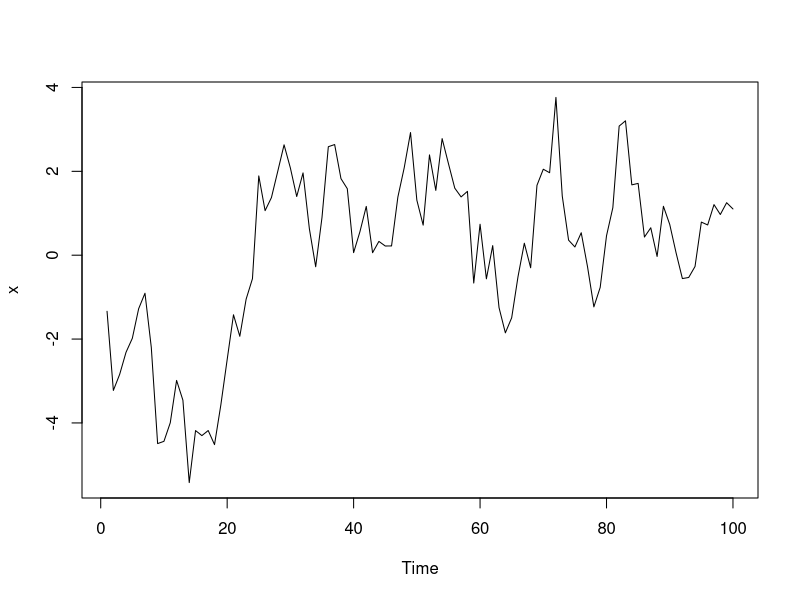

Reproduce this figure in R. (Note: this script raises an error after producing the figure.)
# Exercise
# Fitting an AR(1) model
# Recall that you use the ACF and PACF pair to help identify the orders  and  of an ARMA model. The following table is a summary of the results:
#   
#         AR()	        MA()	        ARMA()
# ACF	  Tails off      Cuts off
#                     after lag 	  Tails off
# PACF	Cuts off
#       after lag   	Tails off	    Tails off
# In this exercise, you will generate data from the AR(1) model,

#   X(t) = 0.9X(t-1) + W(t)

# look at the simulated data and the sample ACF and PACF pair to determine the order. Then, you will fit the model and compare the estimated parameters to the true parameters.
# 
# Throughout this course, you will be using sarima() from the astsa package to easily fit models to data. The command produces a residual diagnostic graphic that can be ignored until diagnostics is discussed later in the chapter.
# 
# Instructions
# 100 XP
# The package astsa is preloaded.
# Use the prewritten arima.sim() command to generate 100 observations from an AR(1) model with AR parameter .9. Save this to x.
# Plot the generated data using plot().
# Plot the sample ACF and PACF pairs using the acf2() command from the astsa package.
# Use sarima() from astsa to fit an AR(1) to the previously generated data. Examine the t-table and compare the estimates to the true values. For example, if the time series is in x, to fit an AR(1) to the data, use sarima(x, p = 1, d = 0, q = 0) or simply sarima(x, 1, 0, 0).


# Generate 100 observations from the AR(1) model
x <- arima.sim(model = list(order = c(1, 0, 0), ar = .9), n = 100) 

# Plot the generated data 
plot(x)

# Plot the sample P/ACF pair
acf2(x)

# Fit an AR(1) to the data and examine the t-table
sarima(x, p = 1, d = 0, q = 0)


# Exercise
# Fitting an AR(2) model
# For this exercise, we generated data from the AR(2) model,

# X(t) = 1.5X(t-1) -0.75X(t-2) + W(t)

# using x <- arima.sim(model = list(order = c(2, 0, 0), ar = c(1.5, -.75)), n = 200). Look at the simulated data and the sample ACF and PACF pair to determine the model order. Then fit the model and compare the estimated parameters to the true parameters.
# 
# Instructions
# 100 XP
# The package astsa is preloaded. x contains the 200 AR(2) observations.
# Use plot() to plot the generated data in x.
# Plot the sample ACF and PACF pair using acf2() from the astsa package.
# Use sarima() to fit an AR(2) to the previously generated data in x. Examine the t-table and compare the estimates to the true values.


# astsa is preloaded
x <- arima.sim(model = list(order = c(2, 0, 0), ar = c(1.5, -0.75)), n = 200)
# Plot x
plot(x)

# Plot the sample P/ACF of x
acf2(x)

# Fit an AR(2) to the data and examine the t-table
sarima(x, 2, 0, 0)


# Exercise
# Fitting an MA(1) model
# In this exercise, we generated data from an MA(1) model,

# X(t) = W(t) - 0.8W(t-1)


# x <- arima.sim(model = list(order = c(0, 0, 1), ma = -.8), n = 100). Look at the simulated data and the sample ACF and PACF to determine the order based on the table given in the first exercise. Then fit the model.
# 
# Recall that for pure MA(q) models, the theoretical ACF will cut off at lag q while the PACF will tail off.
# 
# Instructions
# 100 XP
# The package astsa is preloaded. 100 MA(1) observations are available in your workspace as x.
# Use plot() to plot the generated data in x.
# Plot the sample ACF and PACF pairs using acf2() from the astsa package.
# Use sarima() from astsa to fit an MA(1) to the previously generated data. Examine the t-table and compare the estimates to the true values.

# astsa is preloaded
x <- arima.sim(model = list(order = c(0,0,1), ma = 0.8), n = 100)
# Plot x
plot(x)

# Plot the sample P/ACF of x
acf2(x)

# Fit an MA(1) to the data and examine the t-table
sarima(x, 0,0,1)



# Exercise
# Fitting an ARMA model
# You are now ready to merge the AR model and the MA model into the ARMA model. We generated data from the ARMA(2,1) model,

#  X(t) = X(t-1) - 0.9X(t-2) + W(t) +0.8W(t-1)

# x <- arima.sim(model = list(order = c(2, 0, 1), ar = c(1, -.9), ma = .8), n = 250). Look at the simulated data and the sample ACF and PACF pair to determine a possible model.
# 
# Recall that for ARMA() models, both the theoretical ACF and PACF tail off. In this case, the orders are difficult to discern from data and it may not be clear if either the sample ACF or sample PACF is cutting off or tailing off. In this case, you know the actual model orders, so fit an ARMA(2,1) to the generated data. General modeling strategies will be discussed further in the course.
# 
# Instructions
# 100 XP
# The package astsa is preloaded. 250 ARMA(2,1) observations are in x.
# As in the previous exercises, use plot() to plot the generated data in x and use acf2() to view the sample ACF and PACF pairs.
# Use sarima() to fit an ARMA(2,1) to the generated data. Examine the t-table and compare the estimates to the true values.

x <- c(-4.28495665464901,-4.00205880809773,-0.0223715189990314,4.49959398409199,4.53647561195077,0.117567835556764,-3.64130266142861,-2.28010559342194,1.59135757614449,2.47286584392138,-1.04558608881315,-4.25374503609139,-3.90675254740202,0.0970471447411363,3.37000159059609,1.79616178608287,-1.7609234882056,-4.45076577230001,-2.97864718545938,1.87949754264977,5.22755609506253,3.61990752698316,-0.734558887116241,-3.94927036044306,-2.84411953677012,1.45183490179095,2.84595106696976,-1.00812743797591,-4.78098313772067,-4.74800618096486,-0.557797466836487,3.73948520814131,3.56025526836635,-1.19404728860724,-4.80679316104276,-3.1846773359434,0.258680025728978,2.687392114811,2.60049286381994,0.12409477378281,-0.867751568255656,0.687216728802246,2.62850214842742,2.47400032236116,-1.012339810199,-3.26963828934662,-0.896833978160832,3.16494883521415,3.25837428036953,-0.153138880135534,-2.33034788466325,-1.07941032270154,1.17422671518356,2.15779105899579,1.82335080512922,-0.786174354044922,-2.36543889601216,-1.98679691119954,-1.51345911485265,-0.272816548157837,-0.627743922614042,-2.2893431517281,-1.35977170841768,1.19409662044761,1.56535093775843,-1.25470245940374,-5.0545953743293,-4.85581569728245,-1.11841256941071,2.69101575792541,1.84508930685269,-2.28488354989433,-3.37790255243202,-0.693525621589492,1.24325472688622,1.58310909601615,1.81785537435434,0.69419550454331,-1.47519404302218,-2.091519974805,-1.99139974251199,0.0358024953705045,1.55436755035269,0.113460451359234,-0.50419107903055,1.96925943714033,3.59705948532103,1.29904949494185,-3.46004039572443,-5.22944299201169,-1.34942207765646,3.48354593914493,3.45228455284441,-1.1963604067437,-6.0858818265731,-3.84961653361153,2.77369585753585,5.46183153839669,2.35506242153341,-1.50619301847544,-3.6607646330308,-2.56742175855837,1.36641744644972,5.93497253564088,5.4046039604689,-1.24008318402202,-8.29563499572165,-9.68940103802407,-3.83597000735811,6.22460321725489,12.0099679567156,9.07349078632566,0.126755673377254,-6.97252251437713,-5.22690668852176,0.772670812464619,5.13962926998233,4.62997761116037,-1.00994812535775,-5.24733393804535,-4.23487225056607,0.61674309932093,3.28718043135146,2.31489305580437,0.340011631568742,-3.02232243256428,-5.44247258143787,-4.00943405135007,-0.0755712186562647,4.0250628986748,4.68837651682991,0.904964273242206,-3.88622303898065,-4.60670304006688,-1.17728456609688,4.45987023256475,8.22775782776083,2.43308642701613,-7.13692983980948,-7.41601142799575,0.966766410235604,8.34426989323663,6.90816093223499,-2.71726000273973,-10.1042657867635,-7.29734044087731,0.957032961735257,5.19346732229224,2.66697833708428,-2.05044791146523,-2.26351858699198,0.685090256641191,2.07573701216408,-1.66649982855419,-4.00167910670744,-1.32940889318024,2.91806975458966,4.07903171219649,-0.436943216921295,-5.46067759408019,-6.67137403950154,-4.77729106429849,-0.6308067084705,3.27267859949113,3.55685547582822,-1.0856081021463,-5.5662570892684,-2.66023244405025,3.37294809458647,5.79834219949675,0.358816268311728,-8.06471276016246,-9.56615902820219,-1.37437765224028)

x <- c(x,6.23764620642288,6.03573572504276,1.86118953033652,-1.29405458757779,-0.728128157268584,0.627884153485502,-2.86775060885937,-6.00498906700975,-3.78192452038777,1.51191539311957,5.90857431792384,5.79249893171371,0.391318381812085,-5.79774561309523,-6.73339792596196,-1.48767353747414,2.256304206147,2.35735825786551,2.69170473124376,0.393181346722407,-3.80022041652175,-5.32464711165328,-3.05538660941891,1.63828262131262,5.76139758360328,7.88816766254755,5.08932187939959,-2.15286330074288,-4.74329608046831,-0.445364083818814,2.78650876601937,2.05312713355091,0.685581975539387,0.517473442908653,0.605102278319832,0.023142883930055,-1.0341539845703,-0.988315598186613,1.13830759991864,2.41382914725293,-0.301874706982749,-1.8637240613466,-1.53473974673423,-1.06766287286568,1.26591538352541,3.14281946925,2.84950342331749,0.822586638266765,-1.70979938628123,-1.52656840551378,-0.643302109703618,1.19290896303818,1.91677961137809,-0.930956084033631,-2.87782310176976,-0.509921654544149,4.08735384937059,3.93120420520495,-1.59596875130158,-5.81844867534883,-4.84886312485376,-0.438205881034018,2.54864242179325,3.92322999129619,3.05380019761698,-0.365930322529126,-3.5461713205628,-3.60753971418408,0.31387351871294,3.36918553241261,3.96692316832464,1.01504755794303,-3.45666429411901,-6.32568764111564,-1.90413350174791,7.43696111202075)
# astsa is preloaded
x
# Plot x
plot(x)

# Plot the sample P/ACF of x
acf2(x)

# Fit an ARMA(2,1) to the data and examine the t-table
sarima(x, 2, 0, 1)


# Exercise
# Model choice - I
# Based on the sample P/ACF pair of the logged and differenced varve data (dl_varve), an MA(1) was indicated. The best approach to fitting ARMA is to start with a low order model, and then try to add a parameter at a time to see if the results change.
# 
# In this exercise, you will fit various models to the dl_varve data and note the AIC and BIC for each model. In the next exercise, you will use these AICs and BICs to choose a model. Remember that you want to retain the model with the smallest AIC and/or BIC value.
# 
# A note before you start:
#   
#   sarima(x, p = 0, d = 0, q = 1) and sarima(x, 0, 0, 1)
# 
# are the same.
# 
# Instructions
# 100 XP
# The package astsa is preloaded. The varve series has been logged and differenced as dl_varve <- diff(log(varve)).
# Use sarima() to fit an MA(1) to dl_varve. Take a close look at the output of your sarima() command to see the AIC and BIC for this model.
# Repeat the previous exercise, but add an MA parameter by fitting an MA(2) model. Based on AIC and BIC, is this an improvement over the previous model?
#   Instead of adding an MA parameter, add an AR parameter to the original MA(1) fit. That is, fit an ARMA(1,1) to dl_varve. Based on AIC and BIC, is this an improvement over the previous models?

dl_varve <- diff(log(varve))
# Fit an MA(1) to dl_varve.   
sarima(dl_varve, 0,0,1)

# Fit an MA(2) to dl_varve. Improvement?
sarima(dl_varve, 0,0,2)

# Fit an ARMA(1,1) to dl_varve. Improvement?
sarima(dl_varve, 1, 0, 1)


# Exercise
# Model choice - II
# In the previous exercise, you fit three different models to the logged and differenced varve series (dl_varve). The data are displayed to the right. The extracted AIC and BIC from each run are tabled below.
# 
# Model	AIC	BIC
# MA(1)	-0.4437	-1.4366
# MA(2)	-0.4659	-1.4518
# ARMA(1,1)	-0.4702	-1.4561
# 
# Using the table, indicate which statement below is FALSE.
# 
# Instructions
# 50 XP
# Instructions
# 50 XP
# Possible Answers
# 
# AIC and BIC both prefer the ARMA(1,1) model over the other fitted models.
# 
# AIC prefers the MA(1) model.   <-  answer
# 
# BIC prefers the MA(2) over the MA(1)
# 
# Because they use different penalties, the AIC and BIC can prefer different models.


# Exercise
# Residual analysis - I
# As you saw in the video, an sarima() run includes a residual analysis graphic. Specifically, the output shows (1) the standardized residuals, (2) the sample ACF of the residuals, (3) a normal Q-Q plot, and (4) the p-values corresponding to the Box-Ljung-Pierce Q-statistic.
# 
# In each run, check the four residual plots as follows:
#   
#   The standardized residuals should behave as a white noise sequence with mean zero and variance one. Examine the residual plot for departures from this behavior.
# The sample ACF of the residuals should look like that of white noise. Examine the ACF for departures from this behavior.
# Normality is an essential assumption when fitting ARMA models. Examine the Q-Q plot for departures from normality and to identify outliers.
# Use the Q-statistic plot to help test for departures from whiteness of the residuals.
# As in the previous exercise, dl_varve <- diff(log(varve)), which is plotted below a plot of varve. The astsa package is preloaded.
# 
# Instructions
# 100 XP
# Instructions
# 100 XP
# Use sarima() to fit an MA(1) to dl_varve and do a complete residual analysis as prescribed above. Make a note of what you see for the next exercise.
# Use another call to sarima() to fit an ARMA(1,1) to dl_varve and do a complete residual analysis as prescribed above. Again, make a note of what you see for the next exercise.

# Fit an MA(1) to dl_varve. Examine the residuals  
sarima(dl_varve, 0,0,1)

# Fit an ARMA(1,1) to dl_varve. Examine the residuals
sarima(dl_varve, 1, 0, 1)


# Exercise
# Residual analysis - II
# In the previous exercise, you fit two different ARMA models to the logged and differenced varve series: an MA(1) and an ARMA(1,1) model. The residual analysis graphics are displayed in order of the run:
#   
#   MA(1)
# ARMA(1, 1)
# 
# Which of the following statements is FALSE (partially truthful statements are false - data analysis is not politics)?
#   
#   Instructions
# 50 XP
# Possible Answers
# 
# The residuals for the MA(1) model are not white noise.
# 
# The residuals for the ARMA(1, 1) model appear to be Gaussian white noise.   <- answer
# 
# It is not a good idea to look at the residual analysis because it might tell you if your model is incorrect and you might have to stay late at work to figure out the correct model.



# Exercise
# ARMA get in
# By now you have gained considerable experience fitting ARMA models to data, but before you start celebrating, try one more exercise (sort of) on your own.
# 
# The data in oil are crude oil, WTI spot price FOB (in dollars per barrel), weekly data from 2000 to 2008. Use your skills to fit an ARMA model to the returns. The weekly crude oil prices (oil) are plotted for you. Throughout the exercise, work with the returns, which you will calculate.
# 
# As before, the astsa package is preloaded for you. The data are preloaded as oil and plotted on the right.
# 
# Instructions
# 100 XP
# Instructions
# 100 XP
# Calculate the approximate crude oil price returns using diff() and log(). Put the returns in oil_returns.
# Plot oil_returns and notice that there are a couple of outliers prior to 2004. Convince yourself that the returns are stationary.
# Plot the sample ACF and PACF of the oil_returns using acf2() from the astsa package.
# From the P/ACF pair, it is apparent that the correlations are small and the returns are nearly noise. But it could be that both the ACF and PACF are tailing off. If this is the case, then an ARMA(1,1) is suggested. Fit this model to the oil returns using sarima(). Does the model fit well? Can you see the outliers in the residual plot?

# Calculate approximate oil returns
oil_returns <- diff(log(oil))

# Plot oil_returns. Notice the outliers.
plot(oil_returns)

# Plot the P/ACF pair for oil_returns
acf2(oil_returns)

# Assuming both P/ACF are tailing, fit a model to oil_returns
sarima(oil_returns, 1, 0, 1)


